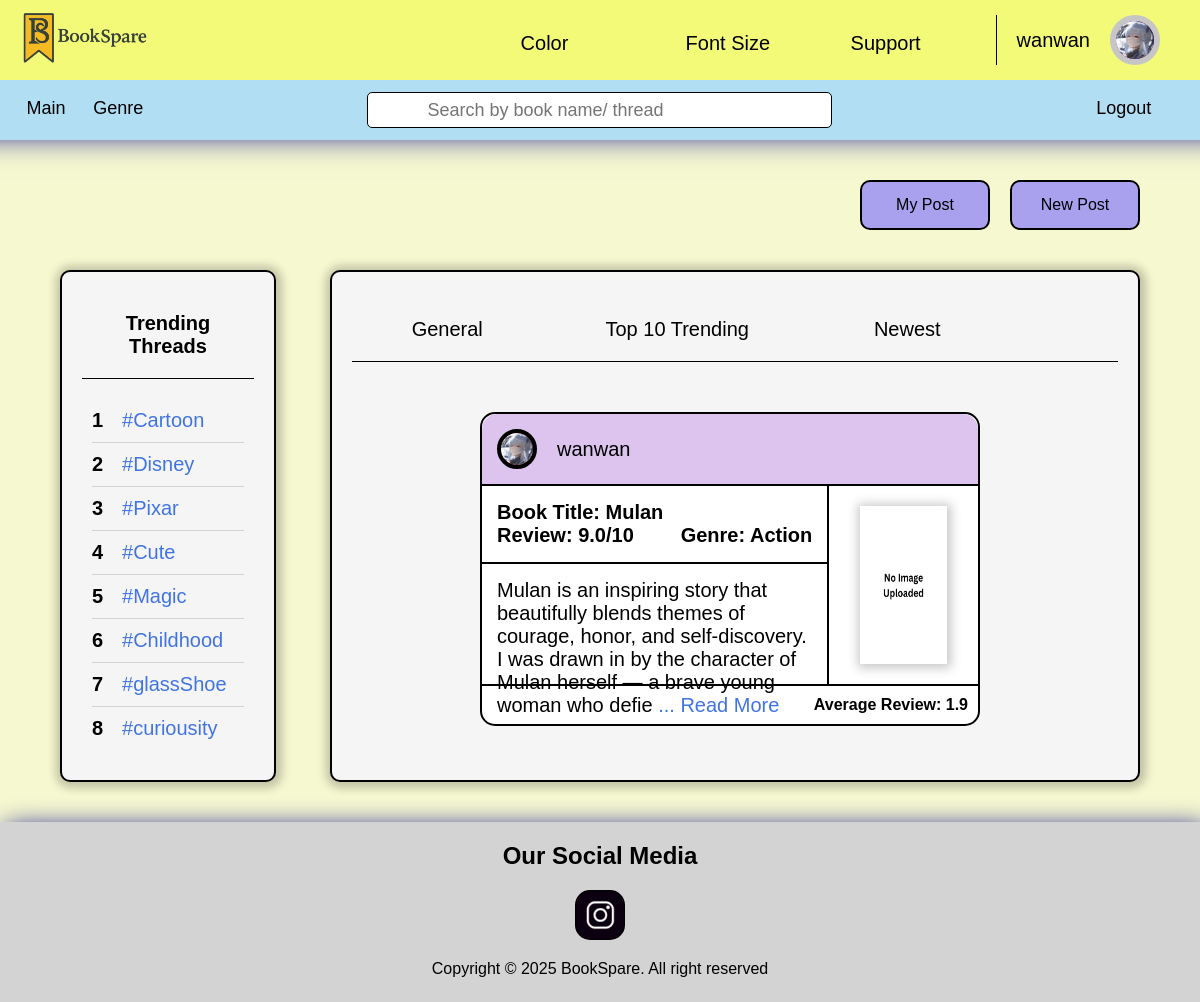
The app's page /main.php (signed in) with its own data.
### tables this page shows
CREATE TABLE `reader_user` (
  `readerID` int(11) NOT NULL,
  `username` varchar(30) NOT NULL,
  `email` varchar(70) NOT NULL,
  `phone` varchar(15) NOT NULL,
  `country` varchar(75) NOT NULL,
  `dateOfBirth` date NOT NULL,
  `password` varchar(255) DEFAULT NULL,
  `avatar` varchar(255) DEFAULT NULL
);

CREATE TABLE `post_review` (
  `postCode` int(11) NOT NULL,
  `readerID` int(11) DEFAULT NULL,
  `bookID` int(11) DEFAULT NULL,
  `ownerOpinion` longtext NOT NULL,
  `ownerRating` decimal(3,1) NOT NULL,
  `frontCover_img` varchar(255) DEFAULT NULL,
  `backCover_img` varchar(255) DEFAULT NULL,
  `synopsis` longtext DEFAULT NULL,
  `statusPhone` varchar(10) DEFAULT NULL,
  `author` varchar(50) DEFAULT NULL,
  `genre` varchar(50) DEFAULT NULL
);

CREATE TABLE `book_record` (
  `bookID` int(11) NOT NULL,
  `bookTitle` varchar(60) NOT NULL
);

### main.php (the view, shortened to what this page needs)
<?php
require("database/database.php");
$username = $_SESSION['username'];
$email = $_SESSION['email'];
$contact = $_SESSION['contact'];
$sql = "SELECT * FROM Reader_User WHERE username = '$username'
OR email = '$email' OR phone = '$contact'";
$runSQL = $conn->query($sql);
$user = $runSQL->fetch_assoc();
$sqlThread = "SELECT
              thread
              FROM Thread_Post threadPost
              INNER JOIN Thread thread USING (threadID)
              GROUP BY threadPost.threadID
              ORDER BY COUNT(*) DESC";
$runSQLThread = $conn->query($sqlThread);
$thread = $runSQLThread->fetch_all(MYSQLI_ASSOC);
$sqlGetPostDetails = "SELECT
                          post.*,
                          reader.*,
                          book.*
                      FROM post_review post
                      INNER JOIN reader_user reader USING (readerID)
                      INNER JOIN book_record book USING (bookID)";
$resultGetPostDetails = $conn->query($sqlGetPostDetails);
$post = $resultGetPostDetails->fetch_all(MYSQLI_ASSOC);
?>
<!DOCTYPE html>
<html lang="en" data-themeColor="defaultColor" data-fontSize="defaultFontSize">
<head>
</head>
<body>
    <?php include("header.php"); ?>
    <main>
        <div class="postButton">
            <button id="myPost">My Post</button>
            <button id="newPost">New Post</button>
        </div>
        <div class="threadPost">
            <section class="threadContainer">
                <article style="border-bottom: 1px solid var(--containerColor);">
                    <h1 class="center">Trending Threads</h1>
                </article>
                <article>
                    <?php
                        $i = 1;
                        foreach ($thread as $data) {
                            $value = $data['thread'];
                            echo "<div>";
                            echo "<label for=''>$i</label><a href='".htmlspecialchars("search.php?thread=$value")."'>#$value</a>";
                            echo "</div>";
                            $i++;
                            if ($i === 9) {
                                break;
                            }
                        }
                    ?>
                </article>
            </section>
            <section class="postContainer">
                <article style="border-bottom: 1px solid var(--containerColor);">
                    <div>
                        General <box-icon name='chevron-down' class="downArrow"></box-icon>
                    </div>
                    <div>
                        Top 10 <label for="" id="trendingWord">Trending</label> <box-icon name='chevron-down'
                            class="downArrow"></box-icon>
                    </div>
                    <div>
                        Newest <box-icon name='chevron-down' class="downArrow"></box-icon>
                    </div>
                </article>
                <article class="post">
                    <?php
                        foreach ($post as $row) {
                            if ($row['frontCover_img'] != null) {
                                echo '<div class="post">';
                                echo '    <div class="head">';
                                echo '        <div class="postProfile">';
                                if ($row['avatar'] != null) {
                                    echo '            <a href=""><img src="'.$row['avatar'].'" alt="Profile Image"></a>';
                                } else {
                                    echo '            <a href="">A</a>';
                                }
                                echo $row['username'];
                                echo '        </div>';
                                echo '    </div>';
                                echo '    <div class="body">';
                                echo '        <div class="left">';
                                echo '            <div class="review">';
                                echo '                <h2>Book Title: '.$row['bookTitle'].'</h2>';
                                echo '                <h3><label for="">Review: '.$row['ownerRating'].'/10</label><label for="">Genre: '.$row['genre'].'</label></h3>';
                                echo '            </div>';
                                echo '            <div class="description">';
                                echo '                <p>';
                                echo substr($row['ownerOpinion'], 0, 180);
                                echo '                    <a href="bookDetail.php?postCode='.$row['postCode'].'">... Read More</a>';
                                echo '                </p>';
                                echo '            </div>';
                                echo '        </div>';
                                echo '        <div class="right">';
                                echo '            <img src="'.$row['frontCover_img'].'" alt="Book Cover">';
                                echo '        </div>';
                                echo '    </div>';
                                echo '    <div class="bottom">';
                                echo '        <div class="left">';
                                echo '        </div>';
                                echo '        <h3>Average Review: 1.9</h3>';
                                echo '    </div>';
                                echo '</div>';
                            } else {
                                echo '<div class="post">';
                                echo '    <div class="head">';
                                echo '        <div class="postProfile">';
                                if ($row['avatar'] != null) {
                                    echo '            <a href=""><img src="'.$row['avatar'].'" alt="Profile Image"></a>';
                                } else {
                                    echo '            <a href="">A</a>';
                                }
                                echo $row['username'];
                                echo '        </div>';
                                echo '    </div>';
                                echo '    <div class="body">';
                                echo '        <div class="left">';
                                echo '            <div class="review">';
                                echo '                <h2>Book Title: '.$row['bookTitle'].'</h2>';
                                echo '                <h3><label for="">Review: '.$row['ownerRating'].'/10</label><label for="">Genre: '.$row['genre'].'</label></h3>';
                                echo '            </div>';
                                echo '            <div class="description">';
                                echo '                <p>';
                                echo substr($row['ownerOpinion'], 0, 180);
                                echo '                    <a href="bookDetail.php?postCode='.$row['postCode'].'">... Read More</a>';
                                echo '                </p>';
                                echo '            </div>';
                                echo '        </div>';
                                echo '        <div class="right">';
                                echo '            <img src="bookUploads/noImageUploaded.png" alt="Book Cover">';
                                echo '        </div>';
                                echo '    </div>';
                                echo '    <div class="bottom">';
                                echo '        <h3>Average Review: 1.9</h3>';
                                echo '    </div>';
                                echo '</div>';
                            }
                        }
                    ?>
                </article>
            </section>
        </div>
    </main>
</body>
</html>

### header.php (shortened to what this page needs)
<!DOCTYPE html>
<html lang="en" data-themeColor="defaultColor" data-fontSize="defaultFontSize">
<head>
</head>
<body>
    <header>
        <div id="firstHeader">
            <a href="main.php" id="logo"><img src="image/logoTitle.png" alt="logo" id="logoImage"></a>
            <nav>
                <div>
                    <span class="colorButton"><label for="color">Color<box-icon name='chevron-down'
                                class="downArrow"></box-icon></label></span>
                </div>
                <div>
                    <span class="fontSizeButton"><label for="fontSize">Font Size<box-icon name='chevron-down'
                                class="downArrow"></box-icon></label></span>
                </div>
                <div>
                    <span class="supportButton"><label for="support">Support<box-icon name='chevron-down'
                                class="downArrow"></box-icon></label></span>
                </div>
                <div>
                    <span class="profile">
                        <?php echo $user['username']; ?>
                        <a>
                        <?php
                            if ($user['avatar'] == null) {
                                echo $user['username'][0];
                            } else {
                                echo "<img src=".$user['avatar']." alt='Profile Image'>";
                            }
                        ?>
                        </a>
                    </span>
                </div>
            </nav>
        </div>
        <div id="secondHeader">
            <nav>
                <a href="main.php"><label for="">Main</label></a>
                <a href="genre.php"><label for="">Genre</label></a>
            </nav>
            <form method="POST" action="search.php" class="headerForm">
                <box-icon name='search-alt'></box-icon>
                <input type="text" placeholder="Search by book name/ thread" name="search">
            </form>
            <nav>
                <a href="logout.php"><label for="main">Logout</label></a>
            </nav>
        </div>
    </header>
</body>
</html>

### style.css (style rules this page uses)
:root { --bodyBgColor: #f6f8d0; --firstHeaderBgColor: #f3fa78; --firstHeaderBoxShadow: 1px 1px 30px 53px darkblue; --secondHeaderBgColor: #b1def2; --footerBgColor: lightgray; --footerBoxShadow: 5px 5px 25px 0.5px darkblue; --footerColor: black; --headerAnchor: black; --headerSpan: black; --iconColor: black; --fontSize: 1em; --fontSizeTitle: 1.5em; --navLabelBorderSize: 165px; transition: 0.2s; }
html { font-size: 16px; }
* { box-sizing: border-box; margin: 0; padding: 0; font-size: var(--fontSize); user-select: none; font-family:'Gill Sans', 'Gill Sans MT', Calibri, 'Trebuchet MS', sans-serif }
body { background-color: var(--bodyBgColor); }
header { display: flex; flex-direction: column; user-select: none; top: 0; position: sticky; z-index: 999; }
box-icon { fill: var(--iconColor); }
header #firstHeader { display: flex; justify-content: space-between; padding: 0px 20px; font-size: 20px; background-color: var(--firstHeaderBgColor); box-shadow: var(--firstHeaderBoxShadow); height: 80px; align-items: center; }
header #firstHeader a { width: 130px; color: var(--headerAnchor); }
header #logoImage { width: 100%; }
header nav { width: 70%; margin: 18px 0 18px 10px; align-items: center; }
header #firstHeader nav { display: flex; justify-content: right; }
header #firstHeader nav span { display: inline-block; text-decoration: none; color: var(--headerSpan); padding: 0 20px; width: var(--navLabelBorderSize); }
header #firstHeader span label { cursor: pointer; transition: 0.3s; }
header #firstHeader span .downArrow { margin-left: 10px; width: 20%; }
header #firstHeader span.profile { display: flex; gap: 20px; align-items: center; border-left: 1px solid; cursor: pointer; width: auto; }
header #firstHeader span.profile a { display: inline-flex; height: 50px; width: 50px; border: 6px solid rgb(198, 198, 198); background-color: purple; border-radius: 50px; justify-content: center; align-items: center; color: white; cursor: pointer; }
header #firstHeader span.profile img { display: inline-block; height: 100%; width: 100%; border-radius: 50px; }
header #secondHeader { height: 60px; background-color: var(--secondHeaderBgColor); font-size: 18px; display: flex; }
header #secondHeader nav { text-align: left; width: 30%; padding: 0 0 0 10px; }
header #secondHeader nav:nth-child(3) { text-align: right; padding: 0 50px; }
header #secondHeader nav a { text-decoration: none; color: var(--headerAnchor); }
header #secondHeader a label { display: inline-block; width: 20%; text-align: center; cursor: pointer; transition: 0.2s; }
header #secondHeader form.headerForm { border-radius: 5px; border: 1px solid; margin: 12px 0; width: 39%; background-color: white; }
header #secondHeader form.headerForm box-icon { display: inline-block; margin: 6px 10px; fill: black; }
header #secondHeader form.headerForm input { vertical-align: top; height: 34px; width: 88%; border: none; outline: none; padding: 0 10px; }
footer { display: flex; flex-direction: column; text-align: center; gap: 20px; height: 220px; background-color: var(--footerBgColor); padding: 20px 0; user-select: none; box-shadow: var(--footerBoxShadow); color: var(--footerColor); }
footer h1 { font-size: var(--fontSizeTitle) }
footer a { margin: 0 auto; background-image: url("image/socialMedia/ig.png"); background-repeat: no-repeat; background-size: contain; width: 70px; height: 70px; border-radius: 20px; transition: 0.3s; }
@media (min-width: 800px) and (max-width: 1250px) { header #firstHeader a { width: 130px; } }
@media (min-width: 800px) and (max-width: 1250px) { header #secondHeader nav a { padding: 0 15px 0 0; } }
@media (min-width: 800px) and (max-width: 1250px) { header #secondHeader a label { width: 15%; } }
@media (min-width: 800px) and (max-width: 1250px) { footer { height: 180px; } }
@media (min-width: 800px) and (max-width: 1250px) { footer a { width: 50px; height: 50px; border-radius: 15px; } }
.center { text-align: center; margin: 0 auto; }

### records on screen
reader_user: username "wanwan", avatar (picture)
post_review: readerID.avatar (picture), readerID.username "wanwan", bookID.bookTitle "Mulan", ownerRating "9.0", genre "Action", ownerOpinion "Mulan is an inspiring story that beautifully blends themes of courage, honor, and self-discovery. I was drawn in by the character of Mulan herself — a brave young woman who defie"

### other values on screen
$value "Cartoon"
$value "Disney"
$value "Pixar"
$value "Cute"
$value "Magic"
$value "Childhood"
$value "glassShoe"
$value "curiousity"
